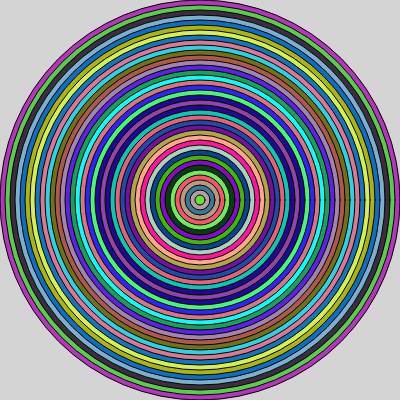
Frame 1 (no input)
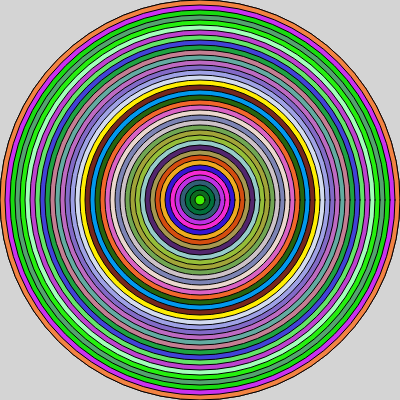
Frame 2 (the mouse pressed at the canvas centre, redrawn once)

The p5.js sketch that drew these frames (run headless with seeded random() and noise() and a simulated clock; the mouse was pressed at the canvas centre and the sketch redrawn once):

// p5.js sketch
// ── sketch.js

//Concentric circles
function setup() {
    createCanvas(400, 400);
    background(212);
    noFill();
  noLoop();
}
function draw() {
  let dia = width;
  while (dia > 0) {
    fill(random(255), random(255), random(255))
    ellipse(width / 2, height / 2, dia, dia);
    dia -= 10;
  }
}
